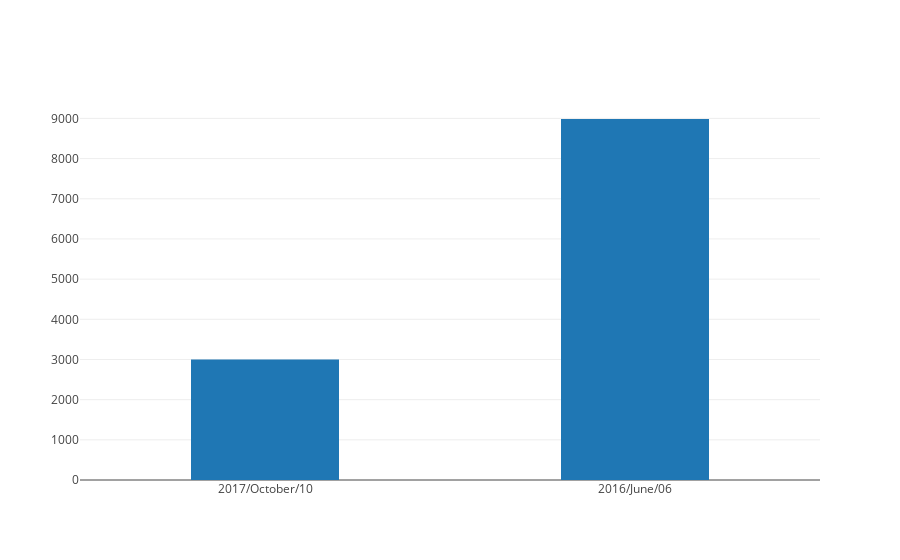

The notebook cell this image was saved under:
### Code cell
trace = go.Bar(
    x = [el.strftime("%Y/%B/%d") for el in dt["data"].tolist()],
    y = dt["valor_divida"]
)
layout = go.Layout(bargap = 0.6)
fig = go.Figure(data=[trace], layout=layout)
iplot(fig)

### Figure 1 — Plotly figure (JSON) as saved in the notebook; plotly's stock layout.template omitted (floating-point values rounded to 4 significant figures)
{"data": [{"type": "bar", "uid": "9738cb18-fb5c-4e2a-9dd7-b189356f8ab9", "x": ["2017/October/10", "2016/June/06"], "y": [3000, 8986.0]}], "layout": {"bargap": 0.6}}
